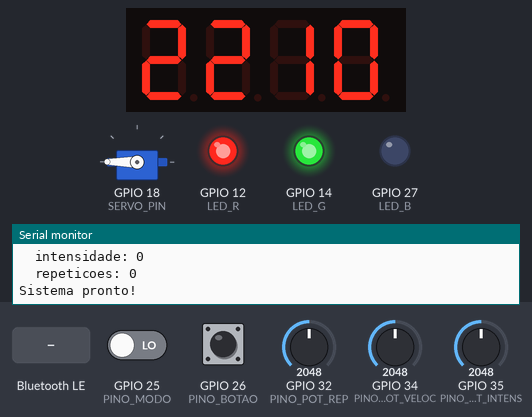
A sketch run on a simulated ESP32. Parts: servo, 4-digit seven-segment display, output pins drawn as LEDs (lit = HIGH), the last lines printed to the serial monitor. Inputs (shaded band) come from the test bench; at power-on: GPIO 26 (PINO_BOTAO) HIGH, GPIO 25 (PINO_MODO) LOW, GPIO 32 (PINO_POT_REP) = 2048, GPIO 34 (PINO_POT_VELOC) = 2048, GPIO 35 (PINO_POT_INTENS) = 2048. Nothing arrives over Bluetooth unless stated; a phone connects over Bluetooth LE 3 s after start.

Above: at 1.7 s.
1.8 s: GPIO 26 (PINO_BOTAO) pulled LOW for 0.15 s
At 2.06 s:
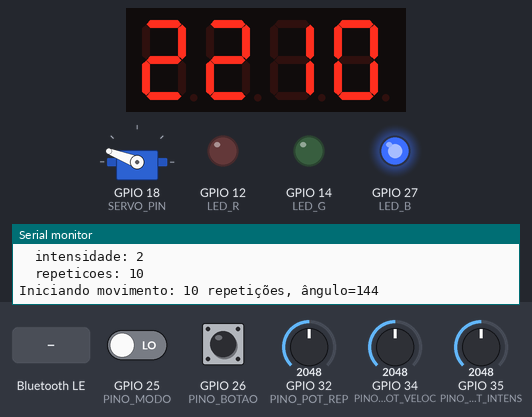
2.5 s: GPIO 25 (PINO_MODO) driven HIGH
At 3.8 s:
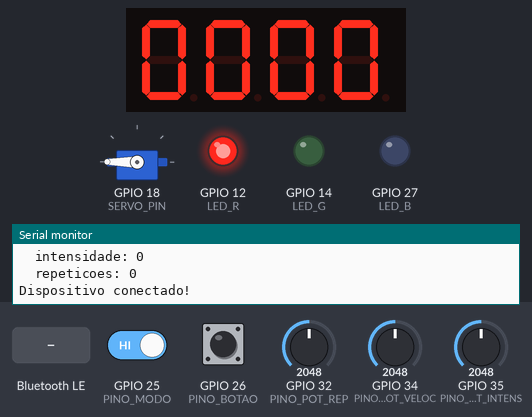
4.5 s: Bluetooth LE write "LIGAR" received
At 5.2 s:
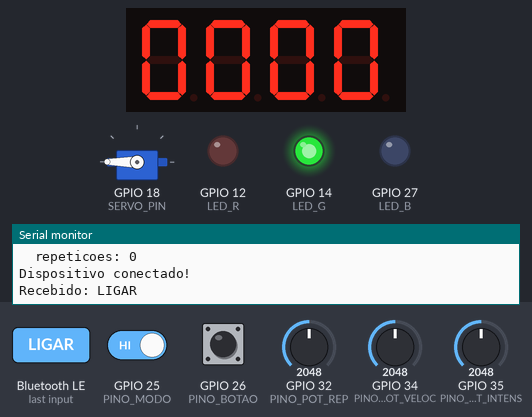
6.0 s: Bluetooth LE write "0" received
At 7.2 s:
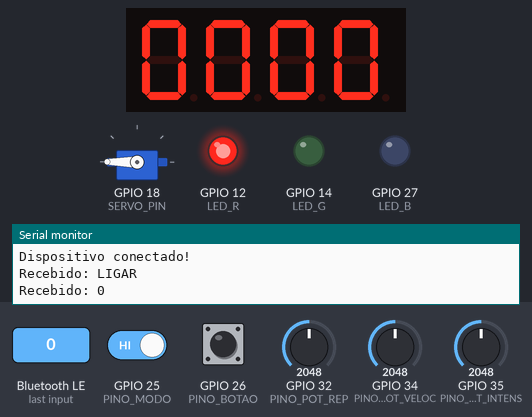
7.5 s: GPIO 25 (PINO_MODO) driven LOW
At 9.0 s:
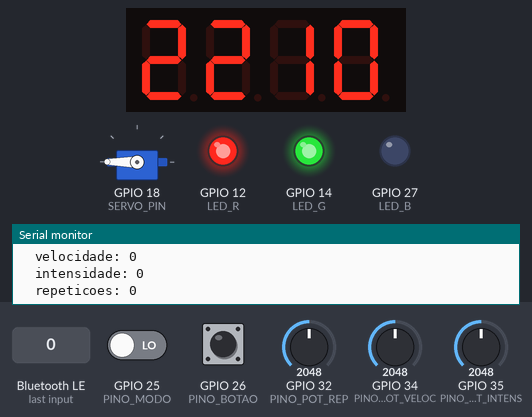
9.4 s: GPIO 26 (PINO_BOTAO) pulled LOW for 1 s
At 10.8 s:
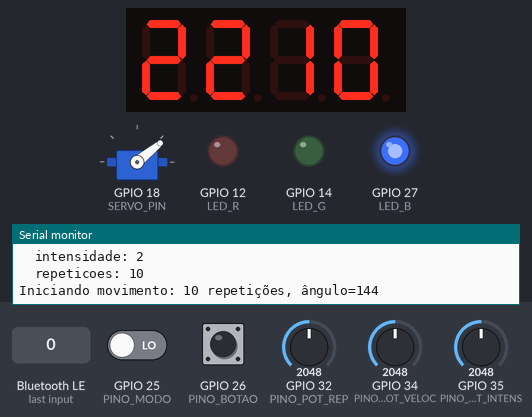
Timing chart, 0 to 14.4 s (numbered marks = the images above; inputs shaded):
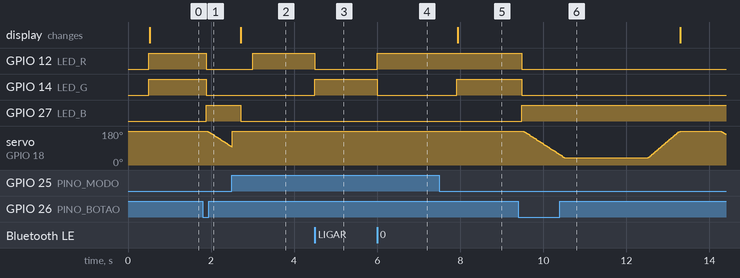

Measured:
- after the input at 1.8 s, GPIO 12 (LED_R), GPIO 14 (LED_G): HIGH → LOW after 0.08 s; GPIO 27 (LED_B): LOW → HIGH after 0.08 s; servo on GPIO 18 (SERVO_PIN): moves from 180° to 96° over 0.57 s, starting after 0.12 s
- after the input at 2.5 s, GPIO 12 (LED_R): LOW → HIGH after 0.50 s; GPIO 27 (LED_B): HIGH → LOW after 0.22 s; the display: changes after 0.22 s (image 2)
- after the input at 4.5 s, GPIO 12 (LED_R): HIGH → LOW at once; GPIO 14 (LED_G): LOW → HIGH at once
- after the input at 6.0 s, GPIO 12 (LED_R): LOW → HIGH at once; GPIO 14 (LED_G): HIGH → LOW at once
- after the input at 7.5 s, GPIO 14 (LED_G): LOW → HIGH after 0.42 s; the display: changes after 0.44 s (image 5)
- after the input at 9.4 s, GPIO 12 (LED_R), GPIO 14 (LED_G): HIGH → LOW after 0.09 s; GPIO 27 (LED_B): LOW → HIGH after 0.09 s

The sketch:

codigo_final_final_final.ino
```cpp
#include <BLEDevice.h>
#include <BLEServer.h>
#include <BLEUtils.h>
#include <BLE2902.h>
#include <TM1637Display.h>
#include <ESP32Servo.h>


#define SERVICE_UUID        "12345678-1234-1234-1234-123456789abc"
#define CHARACTERISTIC_UUID "abcd1234-5678-90ab-cdef-1234567890ab"

#define PINO_MODO        25
#define PINO_POT_VELOC   34
#define PINO_POT_INTENS  35
#define PINO_POT_REP     32
#define PINO_BOTAO       26

#define LED_R 12
#define LED_G 14
#define LED_B 27
#define CLK 33
#define DIO 13
TM1637Display display(CLK, DIO);

BLEServer* pServer = nullptr;
BLEService* pService = nullptr;
BLECharacteristic* pCharacteristic = nullptr;
BLEAdvertising* pAdvertising = nullptr;
bool deviceConnected = false;

bool ligado = false;
int velocidade = 0;
int intensidade = 0;
int repeticoes = 0;

bool modoAtual = false;
bool ultimoModo = false;

bool estadoBotaoAnterior = HIGH;
unsigned long ultimoDebounceBotao = 0;
const unsigned long debounceDelayBotao = 50;

unsigned long ultimoDebounceModo = 0;
const unsigned long tempoDebounceModo = 300;

unsigned long ultimoBlink = 0;
bool estadoBlink = false;
const unsigned long intervaloBlink = 500;

Servo servo;
#define SERVO_PIN 18
int velocidadeDelay[6] = {30, 20, 14, 8, 5, 3};


//VARIÁVEIS PARA MOVIMENTO NÃO BLOQUEANTE

int servoPosAtual = 0;
int servoAnguloAlvo = 0;
bool servoIndo = true;
int repeticoesRestantes = 0;
unsigned long ultimoStep = 0;
int stepDelay = 0;
bool movimentoAtivo = false;

bool esperandoNoTopo = false;
unsigned long inicioEsperaTopo = 0;

bool esperandoNaBase = false;
unsigned long inicioEsperaBase = 0;


void setColor(bool r, bool g, bool b);
void atualizarLED();
void moverServo(int inicio, int fim, int vel);
void atualizarServo();
void iniciarMovimento();
void mostrarVariaveis();
void lerControlesManuais();
void iniciarBLE();
void entrarModoBluetooth();
void entrarModoManual();
void atualizarDisplay();


//CALLBACKS BLE

class MyServerCallbacks : public BLEServerCallbacks {
  void onConnect(BLEServer* pServer) override {
    deviceConnected = true;
    Serial.println("Dispositivo conectado!");
    atualizarLED();
  }
void onDisconnect(BLEServer* pServer) override {
  deviceConnected = false;
  Serial.println("Dispositivo desconectado");

  ligado = false;
  movimentoAtivo = false;
  servo.write(180);
  Serial.println("Bluetooth caiu! Sistema desligado por segurança.");

  delay(100);

  if (pAdvertising) {
    pAdvertising->start();
    Serial.println("Advertising reiniciado após desconexão.");
  }

  atualizarLED();
}

};

class MyCallbacks : public BLECharacteristicCallbacks {
  void onWrite(BLECharacteristic* pCharacteristic) override {
    if (!modoAtual) {
      Serial.println("Comando BLE ignorado (modo manual ativo)");
      return;
    }
    String rxValue = pCharacteristic->getValue();
    if (rxValue.length() > 0) {
      Serial.print("Recebido: ");
      Serial.println(rxValue);

      char buffer[50];
      rxValue.toCharArray(buffer, sizeof(buffer));
      char* token = strtok(buffer, ",");
      int step = 0;

      while (token != nullptr) {
        switch (step) {
          case 0: ligado = (strcmp(token, "LIGAR") == 0); break;
          case 1: velocidade = atoi(token); break;
          case 2: intensidade = atoi(token); break;
          case 3: repeticoes = atoi(token); break;
        }
        token = strtok(nullptr, ",");
        step++;
      }

      if (!ligado) {
        servo.write(180);   // INVERTIDO
        movimentoAtivo = false;
      }
      atualizarLED();
    }
  }
};


//DISPLAY

void atualizarDisplay() {

  int v = velocidade;
  int i = intensidade;
  int r = repeticoes;

  if (ligado && movimentoAtivo) {
    r = repeticoesRestantes;
  }

  if (!modoAtual && !ligado) {
    v = map(analogRead(PINO_POT_VELOC), 0, 4095, 0, 5);
    i = map(analogRead(PINO_POT_INTENS), 0, 4095, 0, 5);
    r = map(analogRead(PINO_POT_REP), 0, 4095, 0, 20);
  }

  int valorDisplay = v * 1000 + i * 100 + r;
  display.showNumberDecEx(valorDisplay, 0, true);
}


//LED

void setColor(bool r, bool g, bool b) {
  digitalWrite(LED_R, r ? HIGH : LOW);
  digitalWrite(LED_G, g ? HIGH : LOW);
  digitalWrite(LED_B, b ? HIGH : LOW);
}

void atualizarLED() {
  if (modoAtual && !deviceConnected) {
    if (millis() - ultimoBlink >= intervaloBlink) {
      ultimoBlink = millis();
      estadoBlink = !estadoBlink;
      setColor(estadoBlink ? 0 : 255, 0, 0);
    }
    return;
  }
  if (modoAtual && deviceConnected && !ligado) { setColor(255, 0, 0); return; }
  if (modoAtual && deviceConnected && ligado) { setColor(0, 255, 0); return; }
  if (!modoAtual && !ligado) { setColor(255, 10, 0); return; }
  if (!modoAtual && ligado) { setColor(0, 0, 255); return; }
  setColor(0, 0, 0);
}


//AUXILIARES

void mostrarVariaveis() {
  Serial.println("Estado atual das variáveis:");
  Serial.printf("  ligado: %s\n", ligado ? "true" : "false");
  Serial.printf("  velocidade: %d\n", velocidade);
  Serial.printf("  intensidade: %d\n", intensidade);
  Serial.printf("  repeticoes: %d\n\n", repeticoes);
}


//CONTROLES MANUAIS

void lerControlesManuais() {
  int leituraBotao = digitalRead(PINO_BOTAO);

  if (leituraBotao != estadoBotaoAnterior) ultimoDebounceBotao = millis();

  if ((millis() - ultimoDebounceBotao) > debounceDelayBotao) {
    static bool estadoConfirmado = HIGH;
    if (leituraBotao != estadoConfirmado) {
      estadoConfirmado = leituraBotao;
      if (estadoConfirmado == LOW) {
        ligado = !ligado;
        if (ligado) {
      velocidade  = (int)((analogRead(PINO_POT_VELOC)/4095.0) * 5);
      intensidade = (int)((analogRead(PINO_POT_INTENS)/4095.0) * 5);
      repeticoes  = (int)((analogRead(PINO_POT_REP)/4095.0) * 20);

          Serial.println("Dispositivo LIGADO!");
        } else {
          Serial.println("Dispositivo DESLIGADO!");
          servo.write(180);
          movimentoAtivo = false;
        }
        mostrarVariaveis();
        atualizarLED();
      }
    }
  }
  estadoBotaoAnterior = leituraBotao;
}


//MODO

void iniciarBLE() {
  BLEDevice::init("Reabilita");
  pServer = BLEDevice::createServer();
  pServer->setCallbacks(new MyServerCallbacks());

  pService = pServer->createService(SERVICE_UUID);
  pCharacteristic = pService->createCharacteristic(
                      CHARACTERISTIC_UUID,
                      BLECharacteristic::PROPERTY_READ |
                      BLECharacteristic::PROPERTY_WRITE |
                      BLECharacteristic::PROPERTY_NOTIFY
                    );
  pCharacteristic->addDescriptor(new BLE2902());
  pCharacteristic->setCallbacks(new MyCallbacks());
  pCharacteristic->setValue("Olá App!");
  pService->start();
  pAdvertising = BLEDevice::getAdvertising();
  Serial.println("BLE inicializado!");
}

void entrarModoBluetooth() {
  servo.write(180); delay(200);   // INVERTIDO
  ligado = false; movimentoAtivo = false;
  velocidade = intensidade = repeticoes = 0;
  mostrarVariaveis();
  if (pAdvertising) pAdvertising->start();
  atualizarLED();
}

void entrarModoManual() {
  servo.write(180); delay(200);   // INVERTIDO
  ligado = false; movimentoAtivo = false;
  velocidade = intensidade = repeticoes = 0;
  mostrarVariaveis();
  if (pAdvertising) pAdvertising->stop();
  if (deviceConnected && pServer) { pServer->disconnect(0); deviceConnected = false; delay(200); }
  atualizarLED();
}


//SETUP

void setup() {
  Serial.begin(115200);

  pinMode(PINO_MODO, INPUT_PULLDOWN);
  pinMode(PINO_BOTAO, INPUT_PULLUP);
  pinMode(LED_R, OUTPUT); pinMode(LED_G, OUTPUT); pinMode(LED_B, OUTPUT);
  setColor(false,false,false);
  display.setBrightness(0x0f);
  estadoBotaoAnterior = digitalRead(PINO_BOTAO);

  iniciarBLE();
  servo.attach(SERVO_PIN); servo.write(180); delay(300);

  modoAtual = digitalRead(PINO_MODO); ultimoModo = modoAtual;
  if (modoAtual) entrarModoBluetooth(); else entrarModoManual();

  Serial.println("Sistema pronto!");
}

void zerarDisplayFinalCiclo() {
  display.showNumberDecEx(0, 0, true); // Mostra "0000"
  velocidade = 0;
  intensidade = 0;
  repeticoes = 0;

  // Se quiser avisar o app que acabou:
  if (modoAtual && pCharacteristic) {
    pCharacteristic->setValue("FIM");
    pCharacteristic->notify();
  }
}

//LOOP PRINCIPAL

void loop() {
  bool leituraModo = digitalRead(PINO_MODO);

  if (leituraModo != ultimoModo && (millis() - ultimoDebounceModo) > tempoDebounceModo) {
    ultimoDebounceModo = millis();
    modoAtual = leituraModo;
    if (modoAtual) entrarModoBluetooth();
    else entrarModoManual();
    ultimoModo = modoAtual;
    movimentoAtivo = false;
    ligado = false;
    servo.write(180);
  }

  if (!modoAtual) lerControlesManuais();

  atualizarLED();
  atualizarDisplay();

  if (ligado && !movimentoAtivo) iniciarMovimento();
  atualizarServo();
}


//MOVIMENTO NÃO BLOQUEANTE

void iniciarMovimento() {
  if (velocidade == 0 || intensidade == 0 || repeticoes == 0) return;
  servoPosAtual = 0;

  servoAnguloAlvo = 36 * (6 - intensidade);
  if (servoAnguloAlvo > 180) servoAnguloAlvo = 180;
  if (servoAnguloAlvo < 0) servoAnguloAlvo = 0;

  repeticoesRestantes = repeticoes;
  servoIndo = true;
  stepDelay = velocidadeDelay[velocidade];
  ultimoStep = millis();
  movimentoAtivo = true;
  esperandoNoTopo = false;
  inicioEsperaTopo = 0;

  esperandoNaBase = false;
  inicioEsperaBase = 0;

  Serial.printf("Iniciando movimento: %d repetições, ângulo=%d\n", repeticoes, servoAnguloAlvo);
}


void atualizarServo() {
  if (!movimentoAtivo) return;

  if (!ligado) {
    servo.write(180);
    movimentoAtivo = false;
    return;
  }


  // ESPERA NO TOPO
  if (esperandoNoTopo) {
    unsigned long duracao = (unsigned long)intensidade * 1000UL;
    if (millis() - inicioEsperaTopo >= duracao) {
      esperandoNoTopo = false;
    } else {
      return;
    }
  }


  //ESPERA DE 1s NA BASE
  if (esperandoNaBase) {
    if (millis() - inicioEsperaBase >= 1000) {
      esperandoNaBase = false;
    } else {
      return;
    }
  }

  if (millis() - ultimoStep < stepDelay) return;
  ultimoStep = millis();

  int passo = velocidade + 1;

  if (servoIndo) {

    stepDelay = velocidadeDelay[velocidade];
    passo = velocidade + 1;

    servoPosAtual += passo;

    if (servoPosAtual >= servoAnguloAlvo) {
      servoPosAtual = servoAnguloAlvo;
      servoIndo = false;

      esperandoNoTopo = true;
      inicioEsperaTopo = millis();
      return;
    }

  } else {


    //DESCIDA COM velocidade 3
    stepDelay = velocidadeDelay[3];
    passo = 4;

    servoPosAtual -= passo;

    if (servoPosAtual <= 0) {
      servoPosAtual = 0;

      // inicia pausa de 1 segundo
      esperandoNaBase = true;
      inicioEsperaBase = millis();

      repeticoesRestantes--;

      Serial.printf("Repetições restantes: %d\n", repeticoesRestantes);
      atualizarDisplay();   //atualizar display imediatamente

      if (repeticoesRestantes <= 0) {
        movimentoAtivo = false;
        ligado = false;
        atualizarLED();
        servo.write(180);
        Serial.println("Ciclo completo! Sistema desligado.");

  if (modoAtual && pCharacteristic) {
    pCharacteristic->setValue("FIM");
    pCharacteristic->notify();    // 🔥 ENVIA PARA O APP REACT!!
  }


        if (modoAtual) {
      zerarDisplayFinalCiclo();
    }


        return;
      }

      servoIndo = true;
    }
  }

  servo.write(180 - servoPosAtual);
}
```
